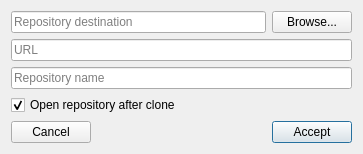
<?xml version="1.0" encoding="UTF-8"?>
<ui version="4.0">
 <class>CloneDlg</class>
 <widget class="QDialog" name="CloneDlg">
  <property name="geometry">
   <rect>
    <x>0</x>
    <y>0</y>
    <width>363</width>
    <height>126</height>
   </rect>
  </property>
  <property name="windowTitle">
   <string>Create tag</string>
  </property>
  <layout class="QGridLayout" name="gridLayout">
   <item row="0" column="0" colspan="2">
    <widget class="QLineEdit" name="lePath">
     <property name="placeholderText">
      <string>Repository destination</string>
     </property>
    </widget>
   </item>
   <item row="4" column="1">
    <spacer name="horizontalSpacer">
     <property name="orientation">
      <enum>Qt::Horizontal</enum>
     </property>
     <property name="sizeHint" stdset="0">
      <size>
       <width>170</width>
       <height>20</height>
      </size>
     </property>
    </spacer>
   </item>
   <item row="4" column="2">
    <widget class="QPushButton" name="pbAccept">
     <property name="text">
      <string>Accept</string>
     </property>
    </widget>
   </item>
   <item row="0" column="2">
    <widget class="QPushButton" name="pbBrowse">
     <property name="text">
      <string>Browse...</string>
     </property>
    </widget>
   </item>
   <item row="4" column="0">
    <widget class="QPushButton" name="pbCancel">
     <property name="text">
      <string>Cancel</string>
     </property>
    </widget>
   </item>
   <item row="1" column="0" colspan="3">
    <widget class="QLineEdit" name="leURL">
     <property name="placeholderText">
      <string>URL</string>
     </property>
    </widget>
   </item>
   <item row="2" column="0" colspan="3">
    <widget class="QLineEdit" name="leRepoName">
     <property name="placeholderText">
      <string>Repository name</string>
     </property>
    </widget>
   </item>
   <item row="3" column="0" colspan="3">
    <widget class="QCheckBox" name="chbOpen">
     <property name="text">
      <string>Open repository after clone</string>
     </property>
     <property name="checked">
      <bool>true</bool>
     </property>
    </widget>
   </item>
  </layout>
 </widget>
 <tabstops>
  <tabstop>lePath</tabstop>
  <tabstop>pbBrowse</tabstop>
  <tabstop>leURL</tabstop>
  <tabstop>leRepoName</tabstop>
  <tabstop>pbAccept</tabstop>
  <tabstop>pbCancel</tabstop>
 </tabstops>
 <resources/>
 <connections/>
</ui>
